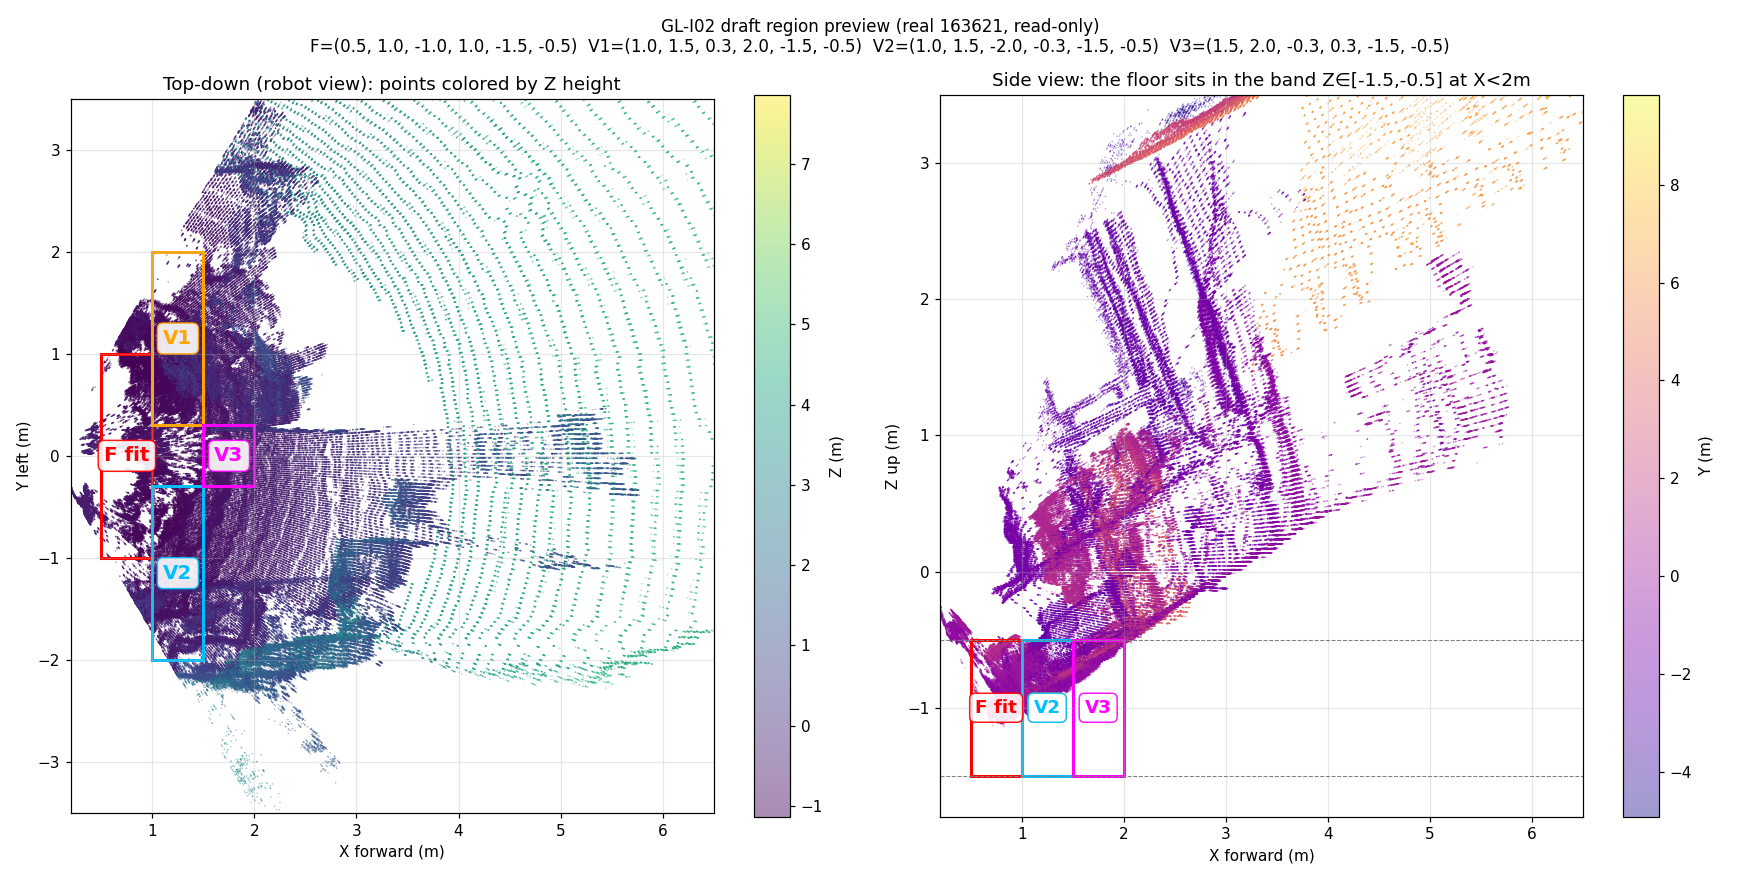

This figure's Python source:
"""Draft region preview on the real 163621 capture (read-only, synthetic view)."""
import sys
sys.path.insert(0, "src/human_fall_detection")

import numpy as np
import matplotlib
matplotlib.use("Agg")
import matplotlib.pyplot as plt
from matplotlib.patches import Rectangle

from core.capture_input import load_adapted

manifest, points = load_adapted(
    "docs/human_fall/evidence/2026-10-03_gl_i01_r1/prepared/cap_20261002_163621.npz")
nz = points[np.any(points != 0.0, axis=1)].astype(np.float64)

FIT = (0.50, 1.00, -1.0, 1.0, -1.5, -0.5)
V1 = (1.00, 1.50, 0.3, 2.0, -1.5, -0.5)
V2 = (1.00, 1.50, -2.0, -0.3, -1.5, -0.5)
V3 = (1.50, 2.00, -0.3, 0.3, -1.5, -0.5)

fig, axes = plt.subplots(1, 2, figsize=(16, 8), dpi=110)

# ---------- Left: top-down (X forward, Y left), colored by Z height ----------
ax = axes[0]
sub = nz[::8]  # decimate for speed
sc = ax.scatter(sub[:, 0], sub[:, 1], c=sub[:, 2], cmap="viridis",
                s=1, alpha=0.45, linewidths=0)
plt.colorbar(sc, ax=ax, label="Z (m)")
for name, (xmin, xmax, ymin, ymax, _, _), color in [
        ("F fit", FIT, "red"),
        ("V1", V1, "orange"),
        ("V2", V2, "deepskyblue"),
        ("V3", V3, "magenta")]:
    ax.add_patch(Rectangle((xmin, ymin), xmax - xmin, ymax - ymin,
                           fill=False, edgecolor=color, linewidth=2.0))
    cx, cy = (xmin + xmax) / 2, (ymin + ymax) / 2
    ax.text(cx, cy, name, color=color, fontsize=13, weight="bold",
            ha="center", va="center",
            bbox=dict(boxstyle="round,pad=0.3", facecolor="white",
                      edgecolor=color, alpha=0.9))
ax.set_xlim(0.2, 6.5)
ax.set_ylim(-3.5, 3.5)
ax.set_xlabel("X forward (m)")
ax.set_ylabel("Y left (m)")
ax.set_title("Top-down (robot view): points colored by Z height")
ax.grid(True, alpha=0.3)
ax.set_aspect("equal")

# ---------- Right: side view (X forward, Z up), colored by point-count ----------
ax = axes[1]
sub = nz[::8]
sc = ax.scatter(sub[:, 0], sub[:, 2], c=sub[:, 1], cmap="plasma",
                s=1, alpha=0.4, linewidths=0)
plt.colorbar(sc, ax=ax, label="Y (m)")
for name, (xmin, xmax, ymin, ymax, zmin, zmax), color in [
        ("F fit", FIT, "red"),
        ("V1", V1, "orange"),
        ("V2", V2, "deepskyblue"),
        ("V3", V3, "magenta")]:
    ax.add_patch(Rectangle((xmin, zmin), xmax - xmin, zmax - zmin,
                           fill=False, edgecolor=color, linewidth=2.0))
    cx, cz = (xmin + xmax) / 2, (zmin + zmax) / 2
    ax.text(cx, cz, name, color=color, fontsize=12, weight="bold",
            ha="center", va="center",
            bbox=dict(boxstyle="round,pad=0.3", facecolor="white",
                      edgecolor=color, alpha=0.9))
ax.set_xlim(0.2, 6.5)
ax.set_ylim(-1.8, 3.5)
ax.set_xlabel("X forward (m)")
ax.set_ylabel("Z up (m)")
ax.set_title("Side view: the floor sits in the band Z∈[-1.5,-0.5] at X<2m")
ax.grid(True, alpha=0.3)
ax.axhline(y=-1.5, color="gray", linestyle="--", linewidth=0.7)
ax.axhline(y=-0.5, color="gray", linestyle="--", linewidth=0.7)

fig.suptitle(
    "GL-I02 draft region preview (real 163621, read-only)\n"
    f"F={FIT}  V1={V1}  V2={V2}  V3={V3}",
    fontsize=11)
fig.tight_layout()
out = "docs/human_fall/evidence/2026-10-03_gl_i02_r1/codex_review_01/draft_preview.png"
fig.savefig(out)
print("wrote", out)
